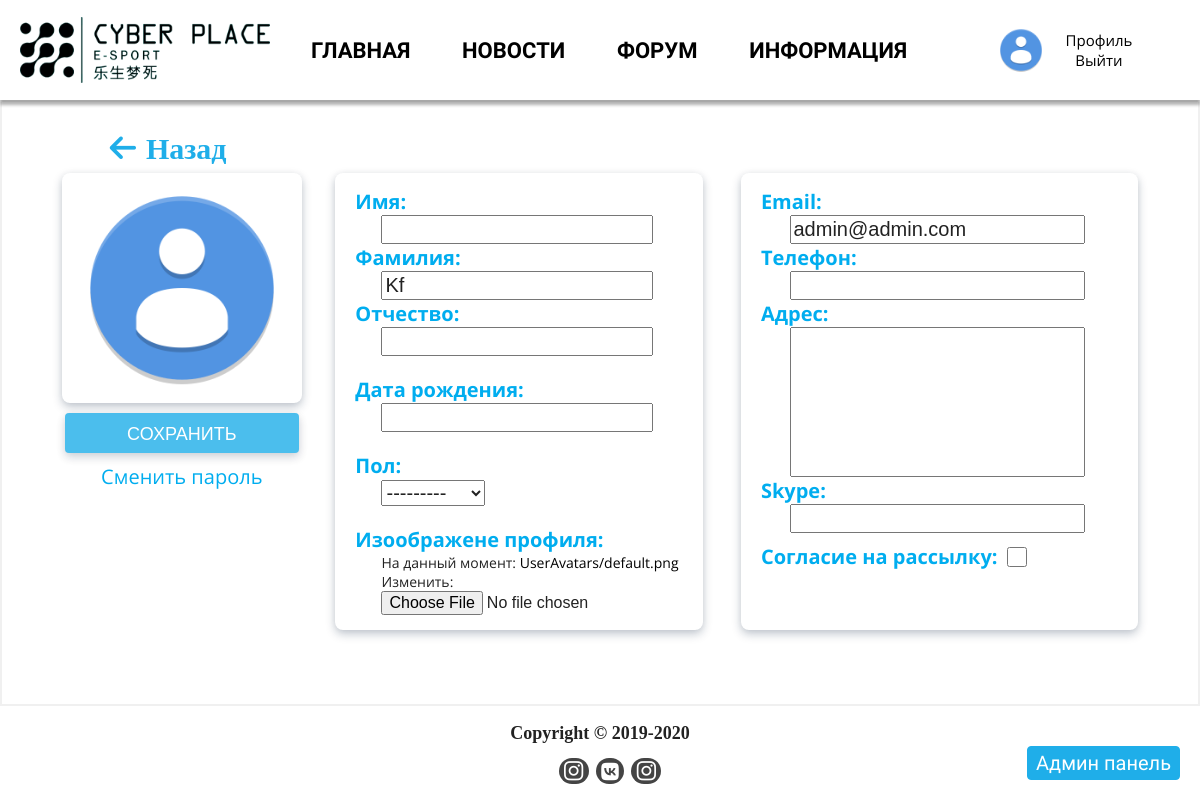
/profile/admin/edit/ (signed in), run on the app's committed database.
### userProfile/models.py (models this page shows, shortened)
class User(AbstractUser):
    username = models.CharField('имя пользователя', max_length=150,unique=True, help_text=_('Required. 150 characters or fewer. Letters, digits and @/./+/-/_ only.'),
        validators=[validators.user_slug],
        error_messages={'unique': _("Пользователь с таким именем уже существует."),},
    )
    email = models.EmailField(_('Адрес электронной почты'), blank=False)
    get_news = models.BooleanField('Получать новости', default= False)
    image = models.ImageField('фото',upload_to='UserAvatars', default = 'UserAvatars/default.png')
    image_small = ImageSpecField([Adjust(contrast=1, sharpness=1),ResizeToFill(260, 256)], source='image',format='JPEG', options={'quality': 90})
    slug = models.SlugField('слыка на профиль', default = '')
    patronymic = models.CharField('Отчество', max_length=30, blank=True)
    dateBirth = models.DateField('дата рождения',blank=True, null=True)
    phone_validator = RegexValidator('^((8|\+7)[\- ]?)?(\(?\d{3}\)?[\- ]?)?[\d\- ]{7,10}$', message="Введите правильный номер.")
    phone = models.CharField('телефон',validators=[phone_validator],max_length = 30, blank=True, default='')
    skype = models.CharField('скайп', max_length = 30, blank=True, default="")
    addres = models.TextField('адресс', max_length = 200, blank=True, default="")
    friends = models.ManyToManyField("User", blank=True, verbose_name="Друзья", help_text = 'Удерживайте "Control", или "Command" на Mac, чтобы выбрать больше одного пользователя /// ')
    GENDER_CHOICES = (
        ('М', 'Мужской'),
        ('Ж', 'Женский'),
    )
    gender = models.CharField("Пол", max_length=1, choices=GENDER_CHOICES, null=True, blank=True)
    class Meta:
        verbose_name = 'Пользователя'
        verbose_name_plural = 'Пользователи'

### userProfile/views.py (the view, shortened to what this page needs)
# urls.py: path('<slug:username>/edit/', views.ProfileFormView.as_view(), name ='edit'),
class ProfileFormView(UpdateView):
    model = User
    slug_url_kwarg = 'username'
    template_name = 'profile/profileForm.html'
    form_class = ProfileEditForm
    def dispatch(self, request, *args, **kwargs):
        if(request.user.is_authenticated):
            if(request.user.slug != self.kwargs['username']):
                return redirect('main:index')
        else:
            return HttpResponseRedirect("%s?next=%s" % (reverse('accounts:login'),request.path))
        return super().dispatch(request, *args, **kwargs)

### userProfile/forms.py
class ProfileEditForm(forms.ModelForm):
    addres = forms.CharField(required =False ,widget=forms.Textarea(attrs={'class':'contacts-textarea'}))
    phone = forms.CharField(required =False,error_messages={'phone': 'Please enter your name'})
    class Meta:
        model = User
        fields = { 'email', 'gender', 'phone', 'skype', 'addres','patronymic','last_name','first_name','dateBirth', 'image','get_news'}
    error_messages = {
        NON_FIELD_ERRORS: {
            'phone': "Введите корректный номер",
        }
    }

### templates/profile/profileForm.html (shortened to what this page needs)
{% extends 'index.html' %}
{% block content %}
{% load profile_tags %}
    <div class="container">
        <a href="{% url 'profile:profile' user.slug %}"><i class="fas fa-arrow-left"><span>Назад</span></i></a>
        <form method="POST" action="{% url 'profile:edit' user.slug|lower %}" enctype="multipart/form-data">
        <div class="profile profile-edit">
            <div class="profile-left">
                <div class="image profile-border">
                    <img class="" src="{{user.image_small.url}}" alt="">
                </div>
                <div class="requestFriend">
                    <input class="requestFriend-title" type="submit" value="СОХРАНИТЬ" >
                </div>
                <div class="change_password"><a href="{% url 'accounts:password_change' %}">Сменить пароль</a></div>
            </div>
            <div class="profile-right profile-right-edit">
                <div class="profle-directory profile-border profle-directory-edit">
                    <div class="profile-container">
                        <div class="profile-name "><span>Имя:</span><p>{{form.first_name}}</p>{{form.first_name.errors}}
                            <span>Фамилия:</span><p>{{form.last_name}}</p>{{form.last_name.errors}}
                            <span>Отчество:</span><p>{{form.patronymic}}</p>{{form.patronymic.errors}}
                        </div>
                    <div class="profile-birth__day">
                        <span>Дата рождения:</span>
                        <p>{{form.dateBirth}}</p>{{form.dateBirth.errors}}
                    </div>
                    <div class="profile-gender">
                        <span>Пол:</span>
                        <p>{{form.gender}}</p>{{form.gender.errors}}
                    </div>
                    <div class="profile-image">
                        <span>Изоображене профиля:</span>
                        <p>{{form.image}}</p>{{form.image.errors}}
                    </div>
                    </div>
                </div>
                <div class="profile-contacts profile-border">
                    <div class="profile-container">
                        <span>Email:</span><p>{{form.email}}</p>{{form.email.errors}}
                        <span>Телефон:</span><p>{{form.phone}}</p>{{form.phone.errors}}
                        <span>Адрес:</span><p>{{form.addres}}</p>{{form.addres.errors}}
                        <span>Skype:</span><p>{{form.skype}}</p>{{form.skype.errors}}
                        <span class="get_news-profile-edit">Согласие на рассылку: {{form.get_news}}</span>
                    </div>
                </div>
            </div>
        </div>
        </form>
    </div>
{% endblock %}

### templates/index.html (shortened to what this page needs)
<!DOCTYPE html>
{% load static %}
{% load profile_tags %}
<html lang="Ru-ru">
<head>
    <link rel="stylesheet" href="{% static 'libs/jquery/plugins/slick/slick.min.css' %}" />
    <link rel="stylesheet" href="{% static 'css/main.css' %}">
</head>
<body>
    <div class="wrapper">
        {% if user.is_authenticated and user.is_staff %}
        <div class="admin-panel">
            <a href="/admin">Админ панель</a>
        </div>
        {% endif %}
        <header>
            <div class="container">
            <div class="header__logo">
                <a href="{%url 'main:index' %}"><img src="{% static 'images/logo.png' %}" alt=""></a>
            </div>
            <nav class="nav__js">
                <div class="nav__list">
                    <a href="{%url 'main:index' %}" class="nav-item">Главная</a>
                    <a href="{%url 'news:news' %}" class="nav-item">Новости</a>
                    <a href="{%url 'forum:forum' %}" class="nav-item">Форум</a>
                    <a href="{% url 'main:info' %}" class="nav-item">Информация</a>
                </div>
            </nav>
                {% if user.is_authenticated %}
                <div data-id="{{user.id}}" class="profile__opinion logout">
                    <div class="profile__background">
                        <a href="{% url 'profile:profile' user.slug %}"><img src="{{ user.image_small.url }}" alt=""></a>
                        <div class="links">
                            <a href="{% url 'profile:profile' user.slug %}">Профиль</a>
                            <a href="{% url 'accounts:logout'%} ">Выйти</a>
                        </div>
                    </div>
                </div>
                {% else %}
                <div class="login"><a href="{% url 'accounts:login' %}?next={{request.path}}"><span class="fas fa-sign-in-alt"></span>Войти</a></div>
                {% endif %}
            </div>
        </header>
        {% block content%}{% endblock %}
        <div class="footer">
            <div class="coperite">
                <strong>Copyright © 2019-2020</strong>
            </div>
            <div class="footer-links">
                <ul>
                    <li><a class="inst" title="Инстаграм Клин" href="https://www.instagram.com/cyber__place/?igshid=1odgo49e05gf2"><i class="fab fa-instagram"></i></a></li>
                    <li><a class="vkont" title="Вконтакте" href="https://vk.com/cyberplace_klin"><i class="fab fa-vk"></i></a></li>
                    <li><a class="inst" title="Инстаграм Солнечногорск" href="https://www.instagram.com/cyberplace_solnecnogorsk/"><i class="fab fa-instagram"></i></a></li>
                </ul>
            </div>
        </div>
    </div>
</body>
</html>

### data on the page
User: image_small (placeholder picture), last_name "Kf", gender "---------", email "admin@admin.com"
